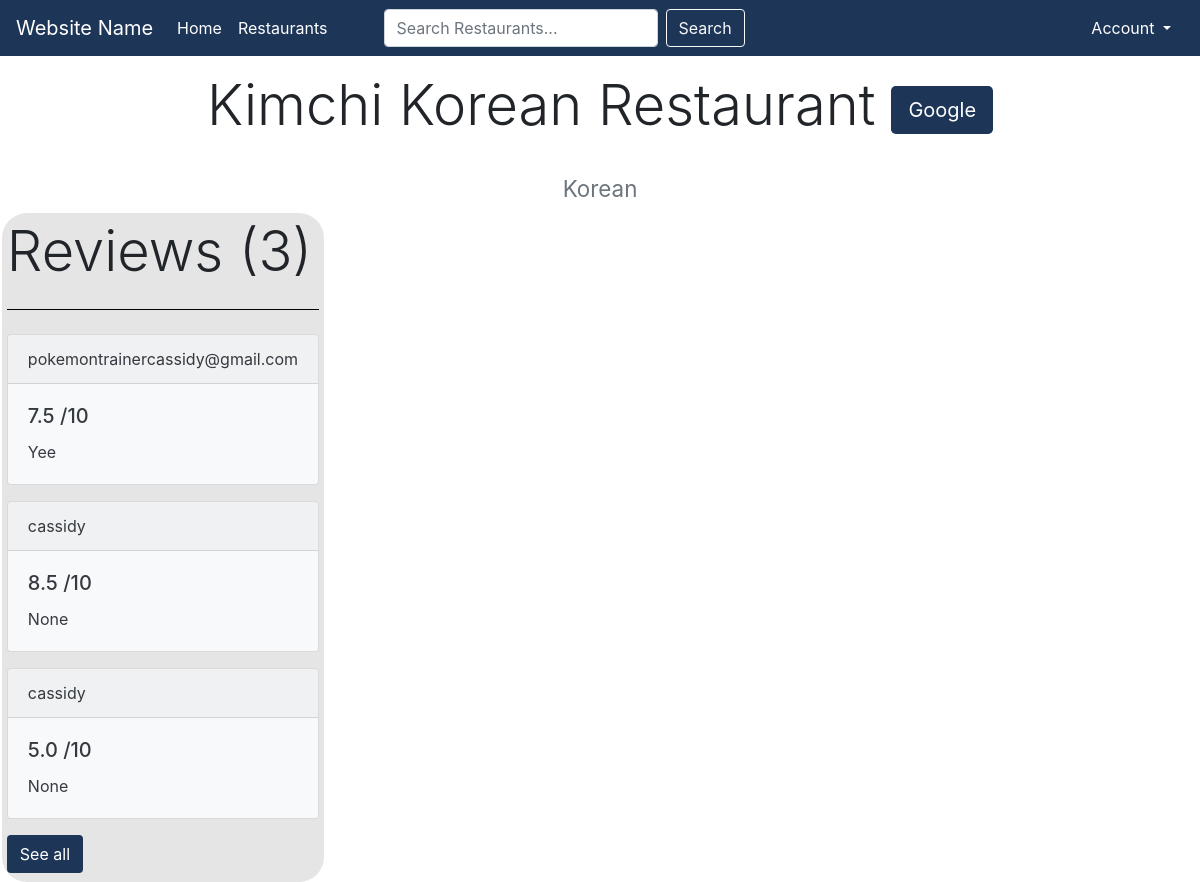
Before: /restaurant/2/ with the older database file.
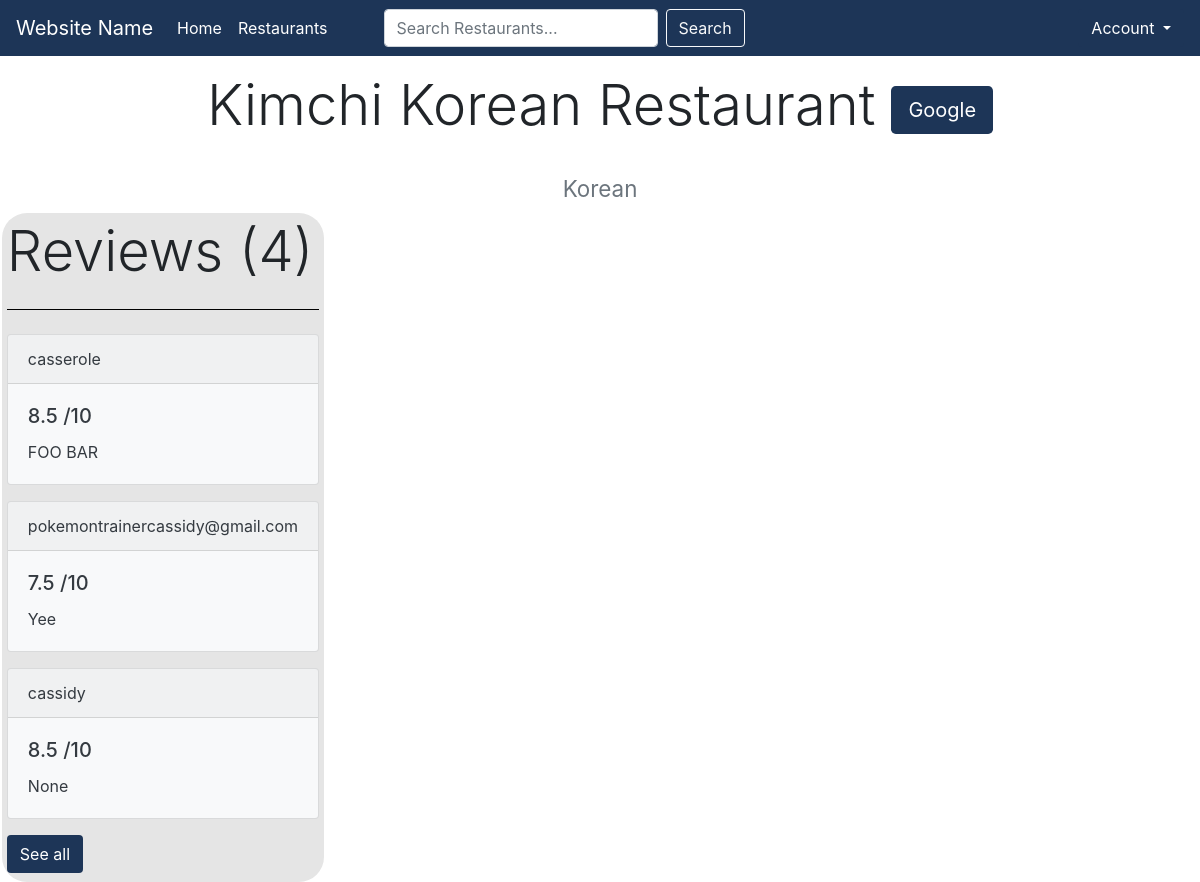
After: the same page with the newer database file.
### restaurants/models.py (models this page shows, shortened)
class Rating(models.Model):
    user = models.ForeignKey(
        User, on_delete=models.CASCADE, null=False)
    restaurant = models.ForeignKey(
        Restaurant, on_delete=models.CASCADE, null=False)
    rating = models.DecimalField(decimal_places=1, max_digits=3)
    review = models.TextField(null=True, blank=True)
    updated = models.DateTimeField(auto_now=True)
    created = models.DateTimeField(auto_now_add=True)
    class Meta:
        ordering = ['-updated', '-created']

### restaurants/views.py (the view)
# urls.py: path("restaurant/<str:pk>/", views.restaurant, name="restaurant"),
def restaurant(request, pk):
    restaurant = Restaurant.objects.get(id=pk)
    try:
        reviews = Rating.objects.filter(restaurant__id=pk)
        rating_count = Rating.objects.filter(restaurant__id=pk).count()
        rating_avg = Rating.objects.filter(restaurant__id=pk).aggregate(Avg('rating'))['rating__avg']
        context = {'restaurant': restaurant, 'ratingCount': rating_count, 'ratingAvg': rating_avg, 'reviews':reviews}
    except:
        context = {'restaurant': restaurant}
        redirect('restaurant/' + pk)
    return render(request, "restaurants/restaurant.html", context)

### restaurants/templates/restaurants/restaurant.html (shortened to what this page needs)
{% extends 'restaurants/base.html' %}
{% block content %}
<div>
    <h1 class="display-4 text-center">{{restaurant.name}}<a class="btn darkBlue btn-lg ml-3" href="https://www.google.com/search?q={{restaurant.name}}" target="_blank">Google</a>
    </h1>
    <br>
    {% if restaurant.tags %}
    <div class="d-flex justify-content-center"><h3><small class="text-muted">{{restaurant.tags}}</small></h3></div>
    {% endif %}
</div>
{% if reviews %}
<div class="center">
  <h1 class="display-4">Reviews {% if ratingCount %} ({{ratingCount}}){% endif %}</h1>
<hr class="my-4" size="10" color="#000000" noshade>
{% for review in reviews|slice:":3" %}
<div class="card text-dark bg-light mb-3" style="max-width: 20rem;">
  <div class="card-header">{{review.user}}</div>
    <div class="card-body">
      <h5 class="card-title">{{review.rating}} /10</h5>
      <p class="card-text">{{review.review}}</p>
    </div>
</div>
{% endfor %}
<a class="btn darkBlue mb-1" href="{% url 'all-reviews' restaurant.id %}">See all</a>
</div>
{% endif %}
{% endblock %}

Changed rows visible on the page:
no longer on this page (row unchanged): Rating: user "cassidy", rating "5.0", review "None"
added Rating: user "casserole", rating "8.5", review "FOO BAR"
Other visible differences:
{{ ratingCount }}: "3" → "4"
